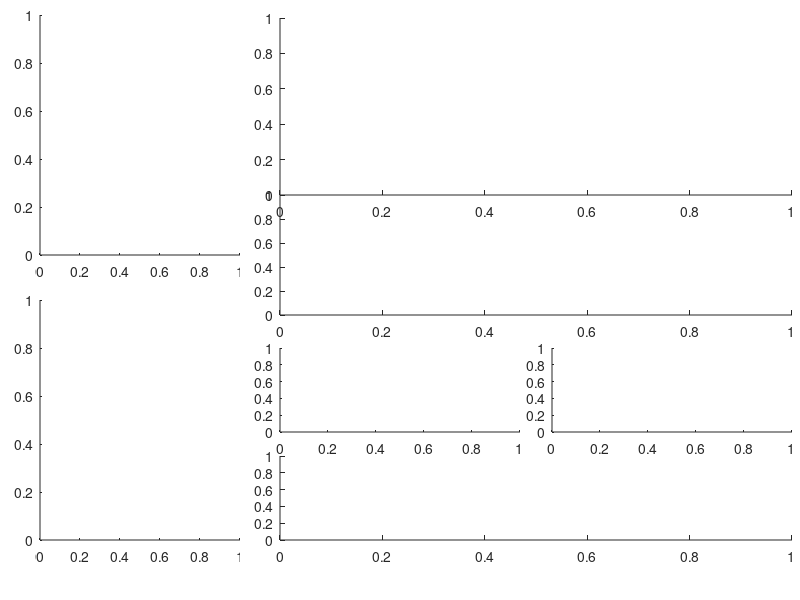

Source code (MATLAB):
function figIdDat=makeFigDataMon()
fid=figure('Position', [300, 100, 1200, 640], ...
           'Name', 'TransAdapt: Data monitor');
axes1=subplot('Position', [0.05 ,0.575, 0.25, 0.4]);   % Input waveform
axes2=subplot('Position', [0.05, 0.1, 0.25, 0.4]);   % Output waveform

axes4=subplot('Position', [0.35, 0.28, 0.30, 0.14]);
axes5=subplot('Position', [0.35, 0.1, 0.64, 0.14]);
axes7=subplot('Position', [0.69, 0.28, 0.30, 0.14]);

axes3 = subplot('Position', [0.35, 0.475, 0.64, 0.200]);
axes6 = subplot('Position', [0.35, 0.675, 0.64, 0.295]);

% axes5=subplot('Position',[0.7,0.575,0.275,0.4]);
% axes6=subplot('Position',[0.7,0.1,0.275,0.4]);
figIdDat = [fid, axes1, axes2, axes3, axes4, axes5, axes6, axes7];
return
